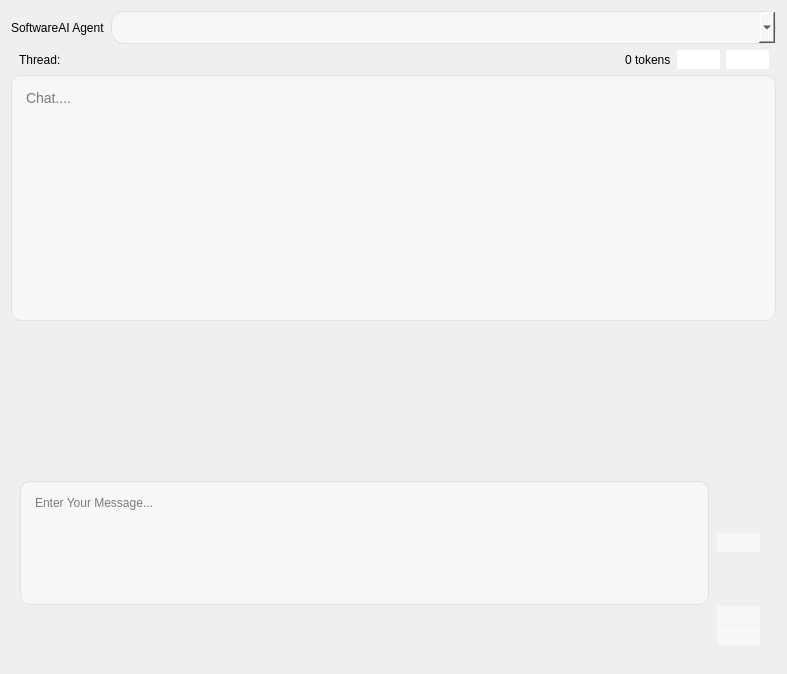
      <widget class="QWidget" name="page_2">
       <layout class="QGridLayout" name="gridLayout_4">
        <item row="0" column="0">
         <layout class="QGridLayout" name="gridLayout_23">
          <item row="0" column="0">
           <widget class="QLabel" name="label">
            <property name="sizePolicy">
             <sizepolicy hsizetype="Fixed" vsizetype="Preferred">
              <horstretch>0</horstretch>
              <verstretch>0</verstretch>
             </sizepolicy>
            </property>
            <property name="text">
             <string>SoftwareAI Agent</string>
            </property>
           </widget>
          </item>
          <item row="0" column="1">
           <widget class="QComboBox" name="SoftwareAIAgent_Benchmark">
            <property name="sizePolicy">
             <sizepolicy hsizetype="Preferred" vsizetype="Fixed">
              <horstretch>0</horstretch>
              <verstretch>0</verstretch>
             </sizepolicy>
            </property>
            <property name="styleSheet">
             <string notr="true">QComboBox {
    background-color: #F7F7F7;
    border: 1px solid #E0E0E0;
    border-radius: 13px;  /* Borda arredondada */
    color: black;  /* Cor do texto */
    font-size: 16px;  /* Tamanho da fonte */
    padding: 5px 10px;  /* Espaçamento interno */
}

QComboBox:hover {
    background-color: #EDEDED; /* Fundo ao passar o mouse */
}

QComboBox:pressed {
    background-color: #DCDCDC; /* Fundo ao pressionar */
}

QComboBox QAbstractItemView {
    background-color: #F7F7F7;
    border: 1px solid #E0E0E0;
    selection-background-color: #EDEDED;
    selection-color: black;
    border-radius: 10px;  /* Borda arredondada para a lista */
    font-size: 16px; /* Ajuste de fonte para itens */
}
</string>
            </property>
           </widget>
          </item>
         </layout>
        </item>
        <item row="1" column="0">
         <layout class="QGridLayout" name="gridLayout_33">
          <property name="leftMargin">
           <number>8</number>
          </property>
          <property name="topMargin">
           <number>0</number>
          </property>
          <property name="rightMargin">
           <number>7</number>
          </property>
          <item row="0" column="0">
           <widget class="QLabel" name="label_19">
            <property name="minimumSize">
             <size>
              <width>600</width>
              <height>0</height>
             </size>
            </property>
            <property name="maximumSize">
             <size>
              <width>600</width>
              <height>16777215</height>
             </size>
            </property>
            <property name="text">
             <string>Thread: </string>
            </property>
           </widget>
          </item>
          <item row="0" column="2">
           <widget class="QCustomQPushButton" name="CleanThread_Benchmark">
            <property name="sizePolicy">
             <sizepolicy hsizetype="Fixed" vsizetype="Fixed">
              <horstretch>0</horstretch>
              <verstretch>0</verstretch>
             </sizepolicy>
            </property>
            <property name="styleSheet">
             <string notr="true">            QPushButton {
                background-color: white;

                border-radius: 13px;  /* Borda arredondada (círculo) */
                color: black;  /* Cor do texto alterada para preto */
                font-size: 16px;  /* Ajuste do tamanho do ícone */
            }

</string>
            </property>
            <property name="text">
             <string />
            </property>
            <property name="icon">
             <iconset>
              <normaloff>:/material_design/icons/material_design/cleaning_services.png</normaloff>:/material_design/icons/material_design/cleaning_services.png</iconset>
            </property>
            <property name="iconSize">
             <size>
              <width>19</width>
              <height>18</height>
             </size>
            </property>
           </widget>
          </item>
          <item row="0" column="1">
           <widget class="QLabel" name="label_20">
            <property name="sizePolicy">
             <sizepolicy hsizetype="Fixed" vsizetype="Preferred">
              <horstretch>0</horstretch>
              <verstretch>0</verstretch>
             </sizepolicy>
            </property>
            <property name="text">
             <string>0 tokens</string>
            </property>
           </widget>
          </item>
          <item row="0" column="3">
           <widget class="QCustomQPushButton" name="AtachFilesToThread_Benchmark">
            <property name="sizePolicy">
             <sizepolicy hsizetype="Fixed" vsizetype="Fixed">
              <horstretch>0</horstretch>
              <verstretch>0</verstretch>
             </sizepolicy>
            </property>
            <property name="styleSheet">
             <string notr="true">            QPushButton {
                background-color: white;

                border-radius: 13px;  /* Borda arredondada (círculo) */
                color: black;  /* Cor do texto alterada para preto */
                font-size: 16px;  /* Ajuste do tamanho do ícone */
            }

</string>
            </property>
            <property name="text">
             <string />
            </property>
            <property name="icon">
             <iconset resource="../Qss/icons/_icons.qrc">
              <normaloff>:/font_awesome_solid/icons/font_awesome/solid/database.png</normaloff>:/font_awesome_solid/icons/font_awesome/solid/database.png</iconset>
            </property>
            <property name="iconSize">
             <size>
              <width>19</width>
              <height>18</height>
             </size>
            </property>
           </widget>
          </item>
         </layout>
        </item>
        <item row="2" column="0">
         <widget class="QTextEdit" name="html_chat__Benchmark">
          <property name="minimumSize">
           <size>
            <width>0</width>
            <height>246</height>
           </size>
          </property>
          <property name="maximumSize">
           <size>
            <width>16777215</width>
            <height>16777215</height>
           </size>
          </property>
          <property name="styleSheet">
           <string notr="true">            QTextEdit {
          
                border: 1px solid #E0E0E0;
                padding: 10px;
                border-radius: 10px;
                background-color: #F7F7F7;
                color: black;  /* Cor do texto preto */
                font-family: Arial;
                font-size: 14px;
            }</string>
          </property>
          <property name="placeholderText">
           <string>Chat....</string>
          </property>
         </widget>
        </item>
        <item row="3" column="0">
         <spacer name="verticalSpacer_3">
          <property name="orientation">
           <enum>Qt::Vertical</enum>
          </property>
          <property name="sizeType">
           <enum>QSizePolicy::Fixed</enum>
          </property>
          <property name="sizeHint" stdset="0">
           <size>
            <width>20</width>
            <height>154</height>
           </size>
          </property>
         </spacer>
        </item>
        <item row="4" column="0">
         <layout class="QGridLayout" name="gridLayout_22">
          <property name="leftMargin">
           <number>2</number>
          </property>
          <property name="topMargin">
           <number>0</number>
          </property>
          <property name="rightMargin">
           <number>7</number>
          </property>
          <property name="bottomMargin">
           <number>18</number>
          </property>
          <property name="spacing">
           <number>1</number>
          </property>
          <item row="0" column="4">
           <widget class="QTextEdit" name="mensage_input__Benchmark">
            <property name="sizePolicy">
             <sizepolicy hsizetype="Preferred" vsizetype="Preferred">
              <horstretch>0</horstretch>
              <verstretch>0</verstretch>
             </sizepolicy>
            </property>
            <property name="minimumSize">
             <size>
              <width>689</width>
              <height>124</height>
             </size>
            </property>
            <property name="maximumSize">
             <size>
              <width>607</width>
              <height>124</height>
             </size>
            </property>
            <property name="styleSheet">
             <string notr="true">            QTextEdit {
                border: 1px solid #E0E0E0;
                padding: 10px;
                border-radius: 10px;
                background-color: #F7F7F7;
                color: black;  /* Cor do texto alterada para preto */
            }</string>
            </property>
            <property name="placeholderText">
             <string>Enter Your Message...</string>
            </property>
           </widget>
          </item>
          <item row="2" column="7">
           <widget class="QCustomQPushButton" name="Atachfiles_Benchmark">
            <property name="sizePolicy">
             <sizepolicy hsizetype="Fixed" vsizetype="Fixed">
              <horstretch>0</horstretch>
              <verstretch>0</verstretch>
             </sizepolicy>
            </property>
            <property name="styleSheet">
             <string notr="true">            QPushButton {
                background-color: #F7F7F7;

                border-radius: 13px;  /* Borda arredondada (círculo) */
                color: black;  /* Cor do texto alterada para preto */
                font-size: 16px;  /* Ajuste do tamanho do ícone */
            }

</string>
            </property>
            <property name="text">
             <string />
            </property>
            <property name="icon">
             <iconset resource="../Qss/icons/_icons.qrc">
              <normaloff>:/material_design/icons/material_design/attach_file.png</normaloff>:/material_design/icons/material_design/attach_file.png</iconset>
            </property>
            <property name="iconSize">
             <size>
              <width>27</width>
              <height>34</height>
             </size>
            </property>
           </widget>
          </item>
          <item row="4" column="7">
           <widget class="QPushButton" name="pushButton_3">
            <property name="sizePolicy">
             <sizepolicy hsizetype="Fixed" vsizetype="Fixed">
              <horstretch>0</horstretch>
              <verstretch>0</verstretch>
             </sizepolicy>
            </property>
            <property name="styleSheet">
             <string notr="true">            QPushButton {
                background-color: #F7F7F7;

                border-radius: 13px;  /* Borda arredondada (círculo) */
                color: black;  /* Cor do texto alterada para preto */
                font-size: 16px;  /* Ajuste do tamanho do ícone */
            }

</string>
            </property>
            <property name="text">
             <string />
            </property>
            <property name="icon">
             <iconset>
              <normaloff>:/material_design/icons/material_design/image.png</normaloff>:/material_design/icons/material_design/image.png</iconset>
            </property>
            <property name="iconSize">
             <size>
              <width>27</width>
              <height>40</height>
             </size>
            </property>
           </widget>
          </item>
          <item row="0" column="7">
           <widget class="QCustomQPushButton" name="send_mensage__Benchmark">
            <property name="sizePolicy">
             <sizepolicy hsizetype="Fixed" vsizetype="Fixed">
              <horstretch>0</horstretch>
              <verstretch>0</verstretch>
             </sizepolicy>
            </property>
            <property name="styleSheet">
             <string notr="true">            QPushButton {
                background-color: #F7F7F7;

                border-radius: 13px;  /* Borda arredondada (círculo) */
                color: black;  /* Cor do texto alterada para preto */
                font-size: 16px;  /* Ajuste do tamanho do ícone */
            }

</string>
            </property>
            <property name="text">
             <string />
            </property>
            <property name="icon">
             <iconset>
              <normaloff>:/material_design/icons/material_design/send.png</normaloff>:/material_design/icons/material_design/send.png</iconset>
            </property>
            <property name="iconSize">
             <size>
              <width>34</width>
              <height>34</height>
             </size>
            </property>
           </widget>
          </item>
         </layout>
        </item>
       </layout>
      </widget>
